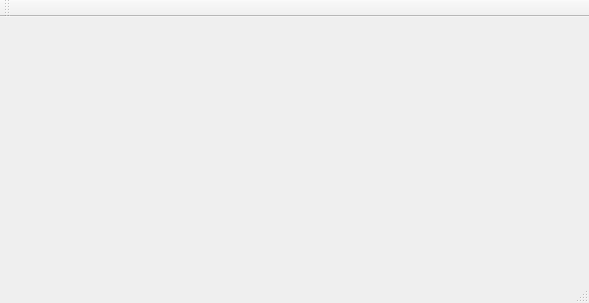
<?xml version="1.0" encoding="UTF-8"?>
<ui version="4.0">
 <class>MainWindow</class>
 <widget class="QMainWindow" name="MainWindow">
  <property name="geometry">
   <rect>
    <x>0</x>
    <y>0</y>
    <width>589</width>
    <height>303</height>
   </rect>
  </property>
  <property name="windowTitle">
   <string>既有混凝土结构耐久性评估程序</string>
  </property>
  <widget class="QWidget" name="centralWidget">
   <layout class="QGridLayout" name="gridLayout_2">
    <item row="0" column="1">
     <spacer name="horizontalSpacer">
      <property name="orientation">
       <enum>Qt::Horizontal</enum>
      </property>
      <property name="sizeHint" stdset="0">
       <size>
        <width>26</width>
        <height>20</height>
       </size>
      </property>
     </spacer>
    </item>
    <item row="1" column="0">
     <spacer name="verticalSpacer">
      <property name="orientation">
       <enum>Qt::Vertical</enum>
      </property>
      <property name="sizeHint" stdset="0">
       <size>
        <width>20</width>
        <height>40</height>
       </size>
      </property>
     </spacer>
    </item>
   </layout>
  </widget>
  <widget class="QMenuBar" name="menuBar">
   <property name="geometry">
    <rect>
     <x>0</x>
     <y>0</y>
     <width>589</width>
     <height>23</height>
    </rect>
   </property>
  </widget>
  <widget class="QToolBar" name="mainToolBar">
   <attribute name="toolBarArea">
    <enum>TopToolBarArea</enum>
   </attribute>
   <attribute name="toolBarBreak">
    <bool>false</bool>
   </attribute>
  </widget>
  <widget class="QStatusBar" name="statusBar"/>
 </widget>
 <layoutdefault spacing="6" margin="11"/>
 <resources/>
 <connections/>
</ui>
